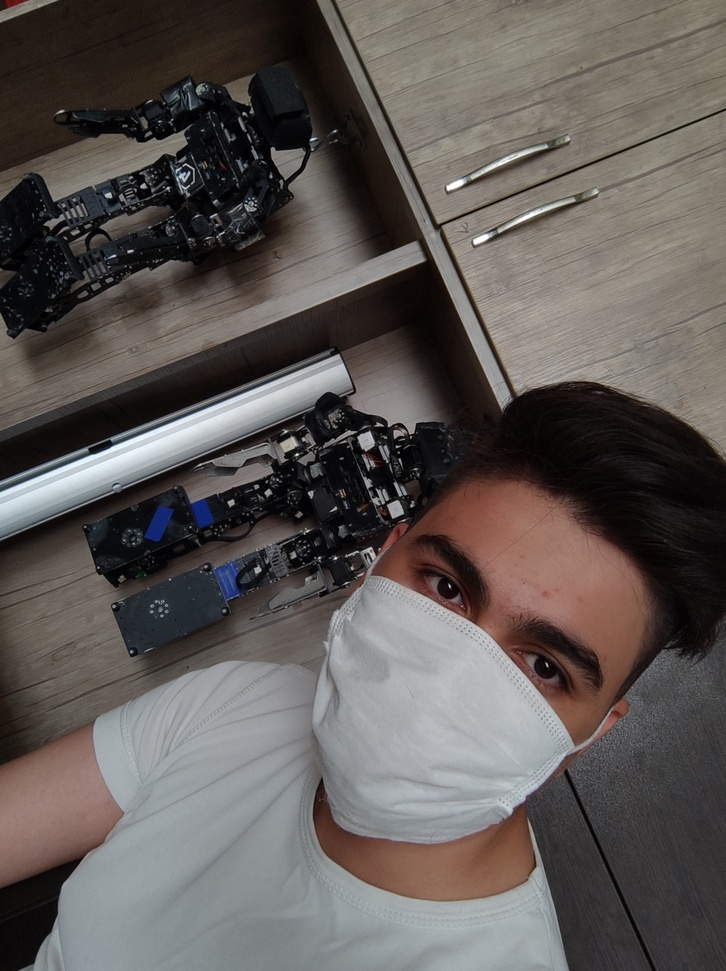
#> input picture Image Compression/Image Compression using Discrete Cosine Transform (DCT)/test.jpg, 726 x 971 px, shrunk from 1080 x 1443 before the run
$ jupyter execute DCT.ipynb
#> lines starting #> are read from the running program, lines starting #| are printed output that depends on the picture
[cell 1]
import cv2
import numpy as np
import matplotlib.pyplot as plt

# Return new image with even dimensions
def make_even_dimensions(image):
    height, width = image.shape

    new_height = height + (height % 2)
    new_width = width + (width % 2)

    new_image = np.zeros((new_height, new_width))
    new_image[:height, :width] = image

    return new_image

def compress_image(input_path, output_path, quality=50):

    # Load image
#> called with input_path = 'test.jpg', output_path = 'compressed.jpg', quality = 50
    image = cv2.imread(input_path, cv2.IMREAD_GRAYSCALE)
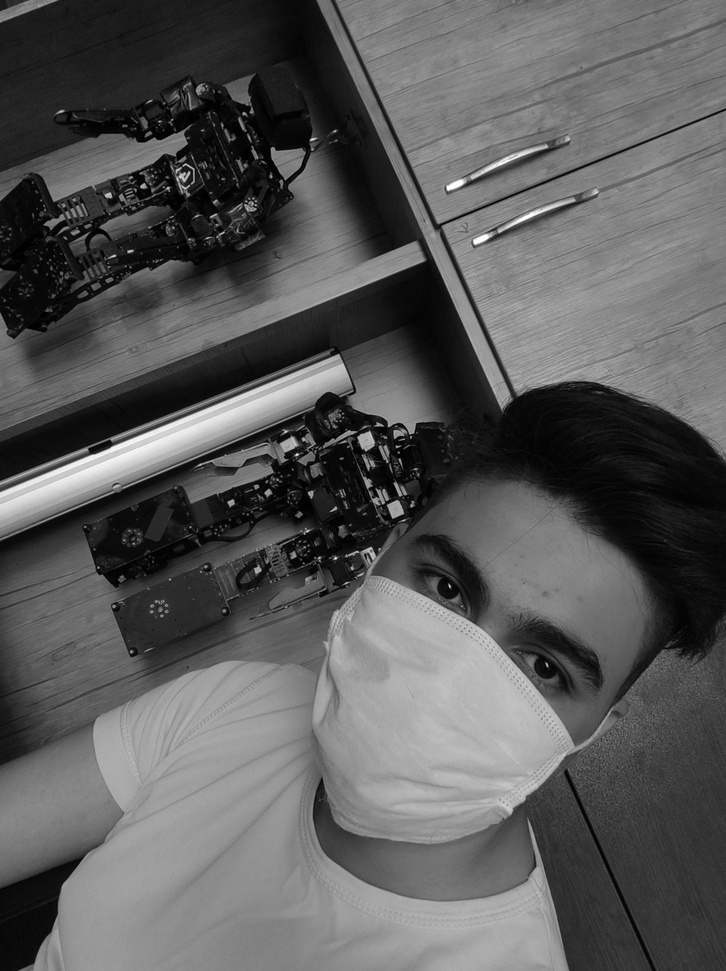
#> image: shape (971, 726); min 0, max 255, mean 90.5

    # Make dimensions even
    even_image = make_even_dimensions(image)

    # Apply DCT
    dct_image = cv2.dct(np.float32(even_image))

    # Quantize
    quantized_image = np.round(dct_image / (quality * 0.01))

    # Inverse DCT
    compressed_image = cv2.idct(quantized_image)

    # Save compressed image
    cv2.imwrite(output_path, compressed_image)
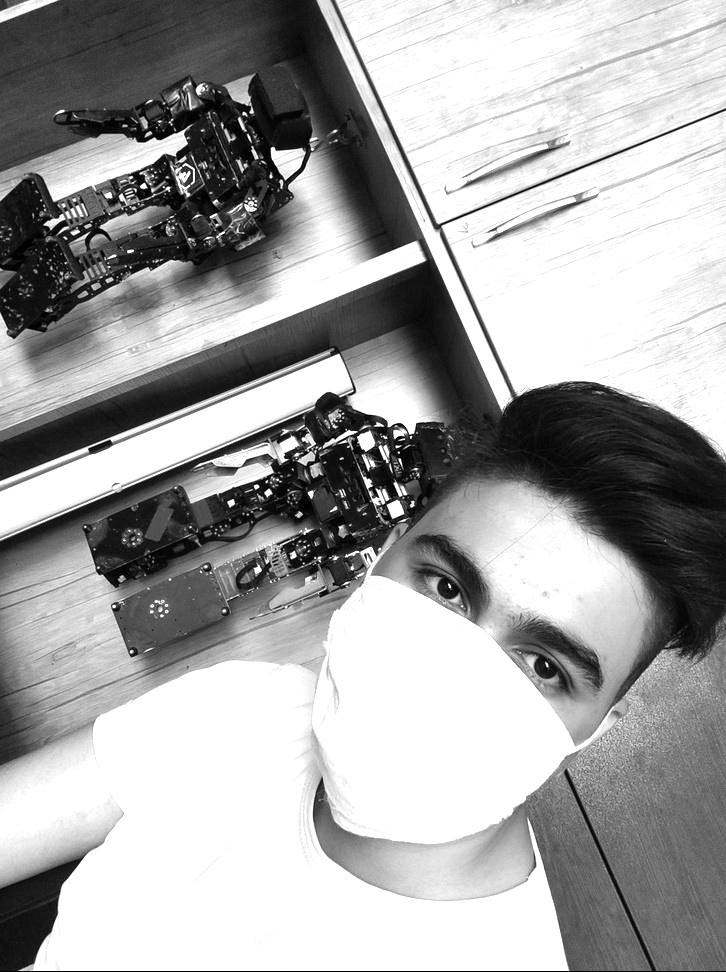
#> saved as compressed.jpg: shape (972, 726); min 0, max 255, mean 164.3

    return compressed_image

# Rest of code remains same

input_image_path = 'test.jpg'
output_image_path = 'compressed.jpg'
compression_quality = 50

# Compress image
compressed_img = compress_image(input_image_path, output_image_path, compression_quality)

# Calculate and display compression ratio
original_size = cv2.imread(input_image_path).size
#> original_size = 2114838
compressed_size = compressed_img.size
#> compressed_size = 705672
ratio = original_size / compressed_size
#> ratio = 3

print(f"Compression ratio: {ratio:.2f}")
#| Compression ratio: 3.00

# Display compressed image
plt.imshow(compressed_img, cmap='gray')
plt.title("Compressed Image")
plt.axis('off')
plt.show()
